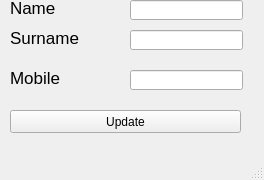
<?xml version="1.0" encoding="UTF-8"?>
<ui version="4.0">
 <class>MainWindow</class>
 <widget class="QMainWindow" name="MainWindow">
  <property name="geometry">
   <rect>
    <x>0</x>
    <y>0</y>
    <width>264</width>
    <height>180</height>
   </rect>
  </property>
  <property name="windowTitle">
   <string>MainWindow</string>
  </property>
  <widget class="QWidget" name="centralwidget">
   <widget class="QLineEdit" name="mobileTxt">
    <property name="geometry">
     <rect>
      <x>130</x>
      <y>70</y>
      <width>113</width>
      <height>20</height>
     </rect>
    </property>
   </widget>
   <widget class="QLineEdit" name="nameTxt">
    <property name="geometry">
     <rect>
      <x>130</x>
      <y>0</y>
      <width>113</width>
      <height>20</height>
     </rect>
    </property>
   </widget>
   <widget class="QPushButton" name="saveBtn">
    <property name="geometry">
     <rect>
      <x>10</x>
      <y>110</y>
      <width>231</width>
      <height>23</height>
     </rect>
    </property>
    <property name="text">
     <string>Update</string>
    </property>
   </widget>
   <widget class="QLabel" name="label">
    <property name="geometry">
     <rect>
      <x>10</x>
      <y>0</y>
      <width>71</width>
      <height>16</height>
     </rect>
    </property>
    <property name="font">
     <font>
      <pointsize>13</pointsize>
     </font>
    </property>
    <property name="text">
     <string>Name</string>
    </property>
   </widget>
   <widget class="QLabel" name="label_6">
    <property name="geometry">
     <rect>
      <x>10</x>
      <y>70</y>
      <width>71</width>
      <height>16</height>
     </rect>
    </property>
    <property name="font">
     <font>
      <pointsize>13</pointsize>
     </font>
    </property>
    <property name="text">
     <string>Mobile</string>
    </property>
   </widget>
   <widget class="QLabel" name="label_2">
    <property name="geometry">
     <rect>
      <x>10</x>
      <y>30</y>
      <width>71</width>
      <height>16</height>
     </rect>
    </property>
    <property name="font">
     <font>
      <pointsize>13</pointsize>
     </font>
    </property>
    <property name="text">
     <string>Surname</string>
    </property>
   </widget>
   <widget class="QLineEdit" name="surnameTxt_2">
    <property name="geometry">
     <rect>
      <x>130</x>
      <y>30</y>
      <width>113</width>
      <height>20</height>
     </rect>
    </property>
   </widget>
  </widget>
  <widget class="QMenuBar" name="menubar">
   <property name="geometry">
    <rect>
     <x>0</x>
     <y>0</y>
     <width>264</width>
     <height>21</height>
    </rect>
   </property>
  </widget>
  <widget class="QStatusBar" name="statusbar"/>
 </widget>
 <resources/>
 <connections/>
</ui>
